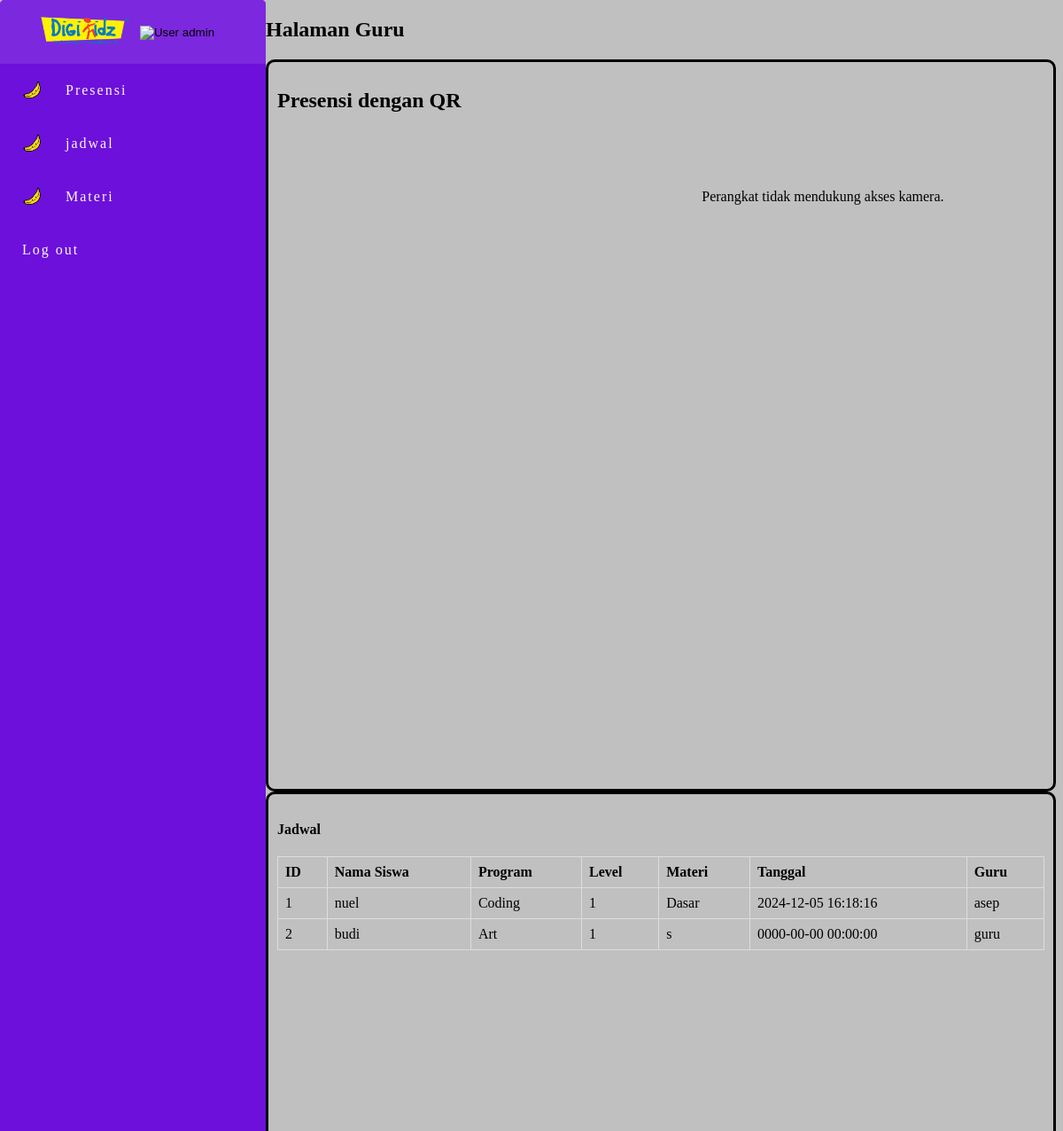
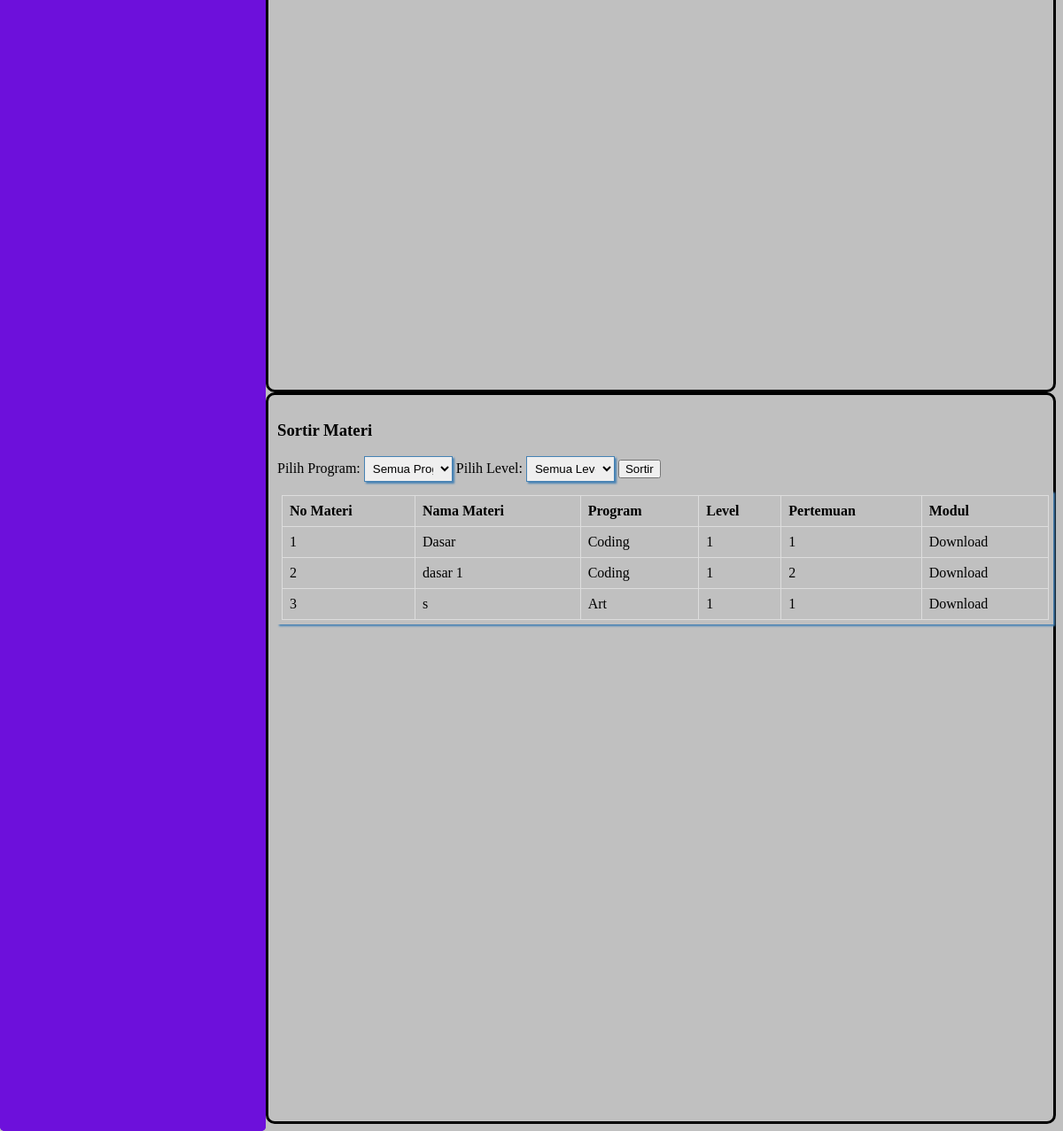
The page /guru/guru.php (signed in) on the database its author committed (2 pictures, top to bottom).
### tables this page shows
CREATE TABLE `jadwal` (
  `id` varchar(10) NOT NULL,
  `nama_siswa` varchar(60) NOT NULL,
  `program` varchar(20) NOT NULL,
  `level` int(2) NOT NULL,
  `pertemuan` int(2) NOT NULL,
  `teacher` varchar(60) NOT NULL,
  `tanggal` datetime NOT NULL
);

CREATE TABLE `materi` (
  `id_materi` int(4) NOT NULL,
  `judul_materi` varchar(60) NOT NULL,
  `program` varchar(20) NOT NULL,
  `level` varchar(1) NOT NULL,
  `pertemuan` int(2) NOT NULL,
  `modul` varchar(40) NOT NULL
);

### guru/materi.php (the view, shortened to what this page needs)
<h3>Sortir Materi</h3>
<form method="get" action="">
    <label for="sort_program">Pilih Program:</label>
    <select name="sort_program" id="sort_program">
        <option value="">Semua Program</option>
    </select>
    <label for="sort_level">Pilih Level:</label>
    <select name="sort_level" id="sort_level">
        <option value="">Semua Level</option>
    </select>
    <input type="submit" value="Sortir">
</form>
<?php
include "../db.php";
$query = "SELECT * FROM materi WHERE 1=1";
$sql = mysqli_query($db, $query);
?>
<div
    style="width: 100%; max-height: 100vh; overflow-y: auto; margin-top: 10px; padding: 5px; box-shadow: steelblue 2px 2px 2px;">
    <table border="1">
        <tr>
            <th>No Materi</th>
            <th>Nama Materi</th>
            <th>Program</th>
            <th>Level</th>
            <th>Pertemuan</th>
            <th>Modul</th>
        </tr>
        <?php while ($row = mysqli_fetch_array($sql)) { ?>
            <tr>
                <td><?php echo $row['id_materi']; ?></td>
                <td><?php echo $row['judul_materi']; ?></td>
                <td><?php echo $row['program']; ?></td>
                <td><?php echo $row['level']; ?></td>
                <td><?php echo $row['pertemuan']; ?></td>
                <td><a href="modul/<?php echo $row['modul']; ?>">Download</a></td>
            </tr>
        <?php } ?>
    </table>
</div>

### guru/liatjadwal.php
<div class="tabel" style="display:flex;flex-direction: column;">
    <h4>Jadwal</h4>
    <table border="1">
        <tr>
            <th>ID</th>
            <th>Nama Siswa</th>
            <th>Program</th>
            <th>Level</th>
            <th>Materi</th>
            <th>Tanggal</th>
            <th>Guru</th>
        </tr>
        <?php
        $query = mysqli_query($db, "SELECT * ,materi.judul_materi as judul FROM jadwal ,materi WHERE jadwal.program = materi.program AND jadwal.level = materi.level AND jadwal.pertemuan = materi.pertemuan");
        $id = 1;
        while ($row = mysqli_fetch_array($query)) {
            echo "<tr>";
            echo "<td>" . $id . "</td>";
            echo "<td>" . $row['nama_siswa'] . "</td>";
            echo "<td>" . $row['program'] . "</td>";
            echo "<td>" . $row['level'] . "</td>";
            echo "<td>" . $row['judul'] . "</td>";
            echo "<td>" . $row['tanggal'] . "</td>";
            echo "<td>" . $row['teacher'] . "</td>";
            echo "</tr>";
            $id++;
        }
        ?>
    </table>
</div>

### qrcode/scan.php (style rules this page uses)
select { width: 100px; padding: 5px; border: 1px solid steelblue; box-shadow: steelblue 2px 2px 2px; box-sizing: border-box; }
option { padding: 5px; }
table { width: 100%; border-collapse: collapse; }
th, td { padding: 8px; text-align: left; border: 1px solid #ddd; }

### rows shown on the page
jadwal: nama_siswa "nuel", materi.program "Coding", materi.level "1", materi.judul_materi "Dasar", tanggal "2024-12-05 16:18:16", teacher "asep"
jadwal: nama_siswa "budi", materi.program "Art", materi.level "1", materi.judul_materi "s", tanggal "0000-00-00 00:00:00", teacher "guru"
materi: id_materi "1", judul_materi "Dasar", program "Coding", level "1", pertemuan "1"
materi: id_materi "2", judul_materi "dasar 1", program "Coding", level "1", pertemuan "2"
materi: id_materi "3", judul_materi "s", program "Art", level "1", pertemuan "1"

### other values the page prints
$_SESSION['user'] "admin"
